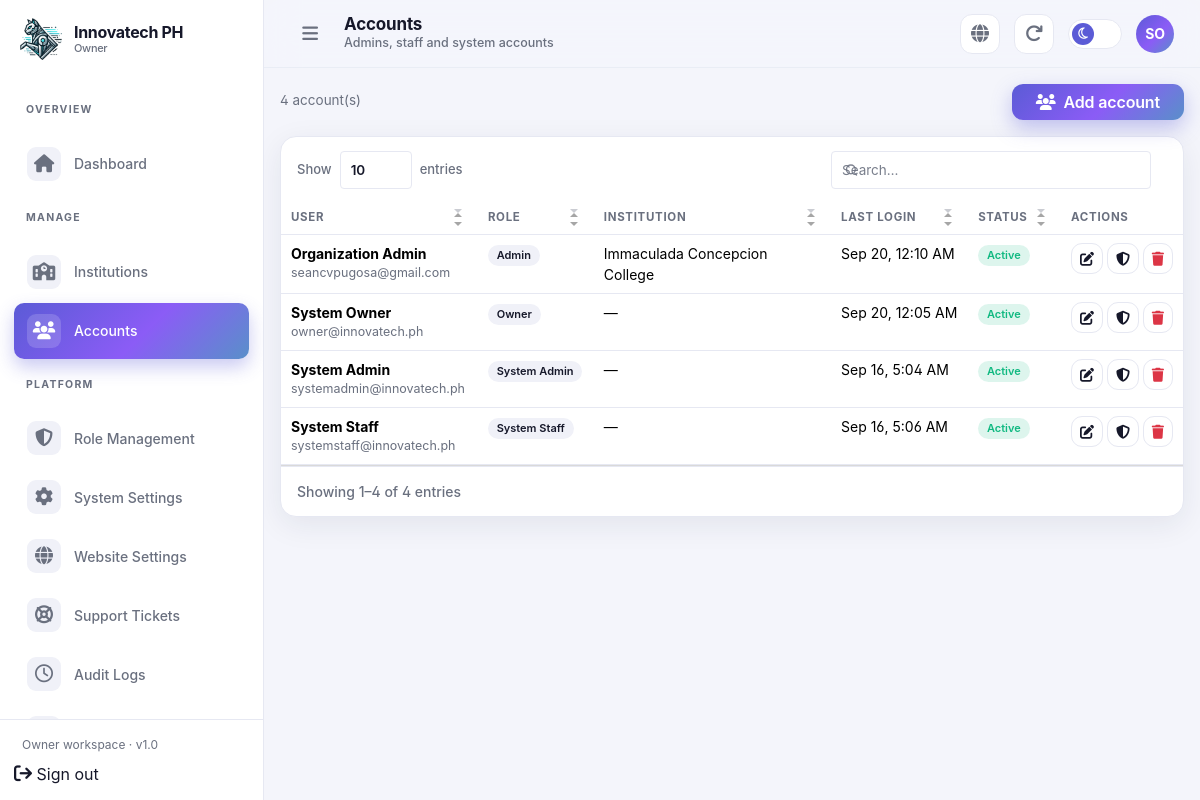
/admin/owner/accounts.php (signed in), run on the app's committed database.
### tables this page shows
CREATE TABLE `platform_settings` (
  `id` tinyint UNSIGNED NOT NULL,
  `product_name` varchar(191) NOT NULL DEFAULT 'AI-Assisted AR 360° Virtual Campus Navigation',
  `company_name` varchar(191) NOT NULL DEFAULT 'Innovatech PH',
  `logo_path` varchar(255) DEFAULT NULL,
  `hero_image_path` varchar(255) DEFAULT NULL,
  `landing_html` mediumtext,
  `contact_email` varchar(191) DEFAULT NULL,
  `smtp_host` varchar(191) DEFAULT NULL,
  `smtp_port` smallint UNSIGNED DEFAULT '587',
  `smtp_username` varchar(191) DEFAULT NULL,
  `smtp_password_enc` varchar(255) DEFAULT NULL,
  `smtp_from_name` varchar(128) DEFAULT NULL,
  `smtp_from_email` varchar(191) DEFAULT NULL,
  `institution_folder_root` varchar(255) NOT NULL DEFAULT 'storage/institutions',
  `template_pack_path` varchar(255) NOT NULL DEFAULT 'storage/templates/org_pack',
  `updated_by` int UNSIGNED DEFAULT NULL,
  `updated_at` datetime NOT NULL DEFAULT CURRENT_TIMESTAMP ON UPDATE CURRENT_TIMESTAMP
);

CREATE TABLE `users` (
  `id` int UNSIGNED NOT NULL,
  `role_id` tinyint UNSIGNED NOT NULL,
  `institution_id` int UNSIGNED DEFAULT NULL COMMENT 'NULL for owner; required for admin/staff; optional for user',
  `supervisor_user_id` int UNSIGNED DEFAULT NULL COMMENT 'staff reports to this admin',
  `email` varchar(191) NOT NULL,
  `username` varchar(64) DEFAULT NULL,
  `password_hash` varchar(255) NOT NULL,
  `first_name` varchar(80) NOT NULL,
  `last_name` varchar(80) NOT NULL,
  `phone` varchar(32) DEFAULT NULL,
  `avatar_path` varchar(255) DEFAULT NULL,
  `is_active` tinyint(1) NOT NULL DEFAULT '1',
  `email_verified_at` datetime DEFAULT NULL,
  `last_login_at` datetime DEFAULT NULL,
  `created_by` int UNSIGNED DEFAULT NULL,
  `created_at` datetime NOT NULL DEFAULT CURRENT_TIMESTAMP,
  `updated_at` datetime NOT NULL DEFAULT CURRENT_TIMESTAMP ON UPDATE CURRENT_TIMESTAMP,
  `deleted_at` datetime DEFAULT NULL
);

CREATE TABLE `roles` (
  `id` tinyint UNSIGNED NOT NULL,
  `slug` varchar(32) NOT NULL,
  `name` varchar(64) NOT NULL,
  `description` varchar(255) DEFAULT NULL
);

CREATE TABLE `institutions` (
  `id` int UNSIGNED NOT NULL,
  `slug` varchar(80) NOT NULL,
  `name` varchar(191) NOT NULL,
  `short_name` varchar(64) DEFAULT NULL,
  `institution_type` enum('school','college','university','other') NOT NULL DEFAULT 'school',
  `description` text,
  `logo_path` varchar(255) DEFAULT NULL,
  `cover_image_path` varchar(255) DEFAULT NULL,
  `address` varchar(255) DEFAULT NULL,
  `city` varchar(80) DEFAULT NULL,
  `province` varchar(80) DEFAULT NULL,
  `country` varchar(80) NOT NULL DEFAULT 'Philippines',
  `latitude` decimal(10,7) DEFAULT NULL,
  `longitude` decimal(10,7) DEFAULT NULL,
  `website_url` varchar(255) DEFAULT NULL,
  `contact_email` varchar(191) DEFAULT NULL,
  `contact_phone` varchar(32) DEFAULT NULL,
  `folder_path` varchar(255) NOT NULL COMMENT 'Generated project dir e.g. storage/institutions/immaculada',
  `landing_mode` enum('360_rotation','floor_plan') NOT NULL DEFAULT '360_rotation',
  `starting_scene_id` int UNSIGNED DEFAULT NULL,
  `starting_floor_plan_id` int UNSIGNED DEFAULT NULL,
  `require_landscape_mobile` tinyint(1) NOT NULL DEFAULT '1' COMMENT 'AR/360 landing locked landscape fullscreen on mobile',
  `is_published` tinyint(1) NOT NULL DEFAULT '0',
  `is_active` tinyint(1) NOT NULL DEFAULT '1',
  `created_by` int UNSIGNED DEFAULT NULL COMMENT 'owner user',
  `created_at` datetime NOT NULL DEFAULT CURRENT_TIMESTAMP,
  `updated_at` datetime NOT NULL DEFAULT CURRENT_TIMESTAMP ON UPDATE CURRENT_TIMESTAMP,
  `deleted_at` datetime DEFAULT NULL
);

### includes/functions.php (called while the page is built, shortened)
<?php
function db(): PDO
{
    $options = [
        PDO::ATTR_ERRMODE => PDO::ERRMODE_EXCEPTION,
        PDO::ATTR_DEFAULT_FETCH_MODE => PDO::FETCH_ASSOC,
        PDO::ATTR_EMULATE_PREPARES => false,
    ];
    $pdo = new PDO(
        'mysql:host=' . DB_HOST . ';port=' . DB_PORT . ';dbname=' . DB_NAME . ';charset=utf8mb4',
        DB_USER,
        DB_PASS,
        $options
    );
    return $pdo;
}
final class DbCrud
{
    public PDO $pdo;
    public function __construct(?PDO $pdo = null)
    {
        $this->pdo = $pdo ?? db();
    }
    private static function ident(string $name): string
    {
        return "`{$name}`";
    }
    private static function paramPrefix(): string
    {
        static $n = 0;
        return 'p' . (++$n) . '_';
    }
    private static function buildWhere(array $conditions): array
    {
        $sql = [];
        $params = [];
        foreach ($conditions as $key => $cond) {
            $col = self::ident($key);
            if (is_array($cond)) {
                $op = strtoupper((string) $cond[0] ?? '=');
                if (($op === 'IN' || $op === 'NOT IN') && is_array($cond[1] ?? null)) {
                    $values = array_values($cond[1]);
                    $marks = [];
                    foreach ($values as $i => $v) {
                        $p = self::paramPrefix() . $key . $i;
                        $marks[] = ':' . $p;
                        $params[$p] = $v;
                    }
                    $sql[] = "{$col} {$op} (" . implode(',', $marks) . ')';
                    continue;
                }
                if ($op === 'IS' || $op === 'IS NOT') {
                    $sql[] = "{$col} {$op} NULL";
                    continue;
                }
                $p = self::paramPrefix() . $key;
                $sql[] = "{$col} {$op} :{$p}";
                $params[$p] = $cond[1];
                continue;
            }
            $p = self::paramPrefix() . $key;
            $sql[] = "{$col} = :{$p}";
            $params[$p] = $cond;
        }
        return [implode(' AND ', $sql), $params];
    }
    public function select(string $table, string $columns = '*', array $conditions = [], string $options = ''): array
    {
        $columns = trim($columns);
        if ($columns === '*') {
            $sel = '*';
            $params = [];
        } else {
            $out = [];
            $params = [];
            foreach (array_map('trim', explode(',', $columns)) as $part) {
                if (preg_match('/^([a-zA-Z0-9_]+)(?:\s+AS\s+([a-zA-Z0-9_]+))?$/i', $part, $m)) {
                    $out[] = self::ident($m[1]) . (isset($m[2]) ? ' AS ' . self::ident($m[2]) : '');
                } else {
                    throw new InvalidArgumentException("Invalid columns: {$columns}");
                }
            }
            $sel = implode(', ', $out);
        }
        $sql = 'SELECT ' . $sel . ' FROM ' . self::ident($table);
        if ($conditions !== []) {
            [$where, $whereParams] = self::buildWhere($conditions);
            $sql .= ' WHERE ' . $where;
            $params += $whereParams;
        }
        if (trim($options) !== '') {
            $sql .= ' ' . trim($options);
        }
        $stmt = $this->pdo->prepare($sql);
        $stmt->execute($params);
        return $stmt->fetchAll(PDO::FETCH_ASSOC);
    }
    public function get(string $table, int|array $idOrConditions): ?array
    {
        $conditions = is_numeric($idOrConditions) ? ['id' => (int) $idOrConditions] : $idOrConditions;
        $rows = $this->select($table, '*', $conditions, 'LIMIT 1');
        return $rows[0] ?? null;
    }
    public function raw(string $sql, array $params = []): PDOStatement
    {
        $stmt = $this->pdo->prepare($sql);
        $stmt->execute($params);
        return $stmt;
    }
}
function crud(): DbCrud
{
    static $instance = null;
    return $instance ??= new DbCrud();
}
function h($value): string
{
    return htmlspecialchars((string) $value, ENT_QUOTES, 'UTF-8');
}
function url(string $path = '', bool $absolute = false): string
{
    $path = ltrim($path, '/');
    $parts = explode('?', $path, 2);
    $base = $parts[0];
    if ($base !== '' && !str_ends_with($base, '/') && !str_contains(basename($base), '.')) {
        if (is_file(ROOT_PATH . '/' . $base . '.php')) {
            $parts[0] = $base . '.php';
            $path = implode('?', $parts);
        }
    }
    return BASE_URL . '/' . $path;
}

### includes/auth.php (called while the page is built, shortened)
<?php
require_once __DIR__ . '/functions.php';
function current_user(): ?array
{
    return $_SESSION['user'] ?? null;
}
function current_role(): ?string
{
    return $_SESSION['user']['role_slug'] ?? null;
}

### admin/owner/accounts.php (the view, shortened to what this page needs)
<?php
require_once __DIR__ . '/../../includes/auth.php';
$pageTitle = 'Accounts';
$pageSub = 'Admins, staff and system accounts';
$active = 'Accounts';
$bodyClass = 'page-owner-accounts';
require_once __DIR__ . '/../layout/header.php';
$isOwner = current_role() === 'owner';
$accounts = crud()->raw(
  "SELECT u.*, r.slug AS role_slug, i.name AS inst_name, i.slug AS inst_slug
     FROM users u JOIN roles r ON r.id=u.role_id
     LEFT JOIN institutions i ON i.id=u.institution_id
     WHERE u.deleted_at IS NULL
       AND r.slug IN ('admin','staff'" . ($isOwner ? ",'system_admin','system_staff','owner'" : '') . ")
     ORDER BY u.created_at DESC"
)->fetchAll();
?>
<div class="d-flex align-items-center justify-content-between mb-3">
  <p class="mb-1 ia-meta-lg"><?= count($accounts) ?> account(s)</p>
  <button class="btn btn-grad px-4" data-bs-toggle="modal" data-bs-target="#acc-create"><i class="fas fa-users me-2"></i>Add
    account</button>
</div>
<div class="ia-card">
  <div class="table-responsive">
    <table class="table table-ia">
      <thead>
        <tr>
          <th>User</th>
          <th>Role</th>
          <th>Institution</th>
          <th>Last login</th>
          <th>Status</th>
          <th class="text-end">Actions</th>
        </tr>
      </thead>
<tbody>
  <?php foreach ($accounts as $acc): ?>
    <tr>
      <td>
        <div class="fw-bold">
          <?= h($acc['first_name'] . ' ' . $acc['last_name']) ?>
        </div>
        <div class="fs-125 text-ia-muted">
          <?= h($acc['email']) ?>
        </div>
      </td>
      <td>
        <span class="badge badge-surface">
          <?= h(ucwords(str_replace('_', ' ', $acc['role_slug']))) ?>
        </span>
      </td>
      <td class="text-ia-muted">
        <?= h($acc['inst_name'] ?? '—') ?>
      </td>
      <td class="text-ia-muted">
        <?= $acc['last_login_at']
          ? h(date('M j, g:i A', strtotime($acc['last_login_at'])))
          : 'never' ?>
      </td>
      <td>
        <span class="badge <?= (int) $acc['is_active'] === 1 ? 'badge-live' : 'badge-off' ?>">
          <?= (int) $acc['is_active'] === 1 ? 'Active' : 'Inactive' ?>
        </span>
      </td>
 <td class="text-end">
  <div class="d-inline-flex gap-1">
    <button
      type="button"
      class="btn btn-sm btn-outline-ia"
      data-bs-toggle="modal"
      data-bs-target="#acc-edit-<?= (int) $acc['id'] ?>"
      title="Edit account"
      aria-label="Edit account">
      <i class="fas fa-edit"></i>
    </button>
    <form method="post" class="d-inline">
      <button
        type="submit"
        class="btn btn-sm btn-outline-ia"
        title="<?= (int) $acc['is_active'] === 1 ? 'Deactivate account' : 'Activate account' ?>"
        aria-label="<?= (int) $acc['is_active'] === 1 ? 'Deactivate account' : 'Activate account' ?>">
        <?php if ((int) $acc['is_active'] === 1): ?>
          <i class="fas fa-shield-alt"></i>
        <?php else: ?>
          <i class="fas fa-rocket"></i>
        <?php endif; ?>
      </button>
    </form>
    <form
      method="post"
      class="d-inline"
      data-delete-form
      data-confirm="Archive <?= h($acc['email']) ?>?">
      <button
        type="submit"
        class="btn btn-sm btn-outline-ia text-danger"
        title="Archive account"
        aria-label="Archive account">
        <i class="fas fa-trash"></i>
      </button>
    </form>
  </div>
</td>
    </tr>
  <?php endforeach; ?>
</tbody>
    </table>
  </div>
</div>
<?php require __DIR__ . '/../layout/footer.php'; ?>

### admin/layout/header.php (shortened to what this page needs)
<?php
require_once __DIR__ . '/../../includes/auth.php';
require_once __DIR__ . '/nav.php';
$u = current_user();
$role = current_role() ?? 'user';
$active = $active ?? '';
$roleHome = match ($role) {
  'owner' => 'admin/owner/dashboard',
  'system_admin', 'system_staff' => 'admin/system/dashboard',
  'admin' => 'admin/institution/dashboard',
  'staff' => 'admin/staff/dashboard',
  default => 'admin/index',
};
$roleLabel = ucwords(str_replace('_', ' ', (string) $role));
$platform_settings = crud()->get('platform_settings', 1) ?? [];
$brandLogoUrl = !empty($platform_settings['logo_path']) ? url($platform_settings['logo_path']) : url('assets/logo2.webp');
?>
<!DOCTYPE html>
<html lang="en" data-bs-theme="dark">
<head>
  <link href="<?= url('assets/css/inter-font.css') ?>" rel="stylesheet">
  <link href="<?= url('assets/css/bootstrap.min.css') ?>" rel="stylesheet">
  <link href="<?= url('assets/css/simple-datatables.min.css') ?>" rel="stylesheet">
  <link rel="stylesheet" href="<?= url('assets/css/font-awesome.min.css') ?>">
  <link rel="stylesheet" href="<?= url('admin/assets/css/dashboard.css') ?>">
</head>
<body class="<?= h(trim((string) ($bodyClass ?? ''))) ?>">
  <div class="ia-shell" id="ia-shell">
    <aside class="ia-sidebar">
      <div class="brand">
        <a class="brand-logo" href="<?= url($roleHome) ?>">
          <img src="<?= h($brandLogoUrl) ?>" alt="Innovatech PH">
        </a>
        <div class="brand-name"><?= h(APP_NAME) ?><small><?= h($roleLabel) ?></small></div>
      </div>
      <nav class="nav-scroll">
        <?php foreach (role_nav($role) as $group):
          if (isset($group[0]) && is_array($group[0]) && array_is_list($group)): ?>
            <?php $label = $group[0];
            $links = array_slice($group, 1); ?>
            <p class="ia-nav-label"><?= h($label) ?></p>
            <ul class="ia-nav">
              <?php foreach ($links as [$text, $href, $icon]): ?>
                <li>
                  <a class="nav-link <?= $active === $text ? 'active' : '' ?>" href="<?= url($href) ?>">
                    <span class="ia-icon"><?= ia_icon($icon) ?></span>
                    <span><?= h($text) ?></span>
                  </a>
                </li>
              <?php endforeach; ?>
            </ul>
          <?php elseif (isset($group['title'])): ?>
            <p class="ia-nav-label"><?= h($group['title']) ?></p>
            <ul class="ia-nav">
              <?php foreach ($group['items'] as [$text, $href, $icon]): ?>
                <li>
                  <a class="nav-link <?= $active === $text ? 'active' : '' ?>" href="<?= url($href) ?>">
                    <span class="ia-icon"><?= ia_icon($icon) ?></span>
                    <span><?= h($text) ?></span>
                  </a>
                </li>
              <?php endforeach; ?>
            </ul>
          <?php endif; endforeach; ?>
      </nav>
      <div class="side-foot">
        <div class="foot-text">
          <?= h($roleLabel) ?> workspace · v1.0
        </div>
        <a class="nav-link" href="<?= url('admin/logout') ?>">
          <span class="ia-icon"><?= ia_icon('logout') ?></span>
          <span>Sign out</span>
        </a>
      </div>
    </aside>
    <header class="ia-topbar">
      <button type="button" class="ia-btn-ghost d-none d-lg-grid" id="sidebar-collapse" aria-label="Collapse sidebar">
        <?= ia_icon('menu') ?>
      </button>
      <div class="flex-grow-1">
        <h1 class="page-title"><?= h($pageTitle ?? 'Dashboard') ?></h1>
        <?php if (!empty($pageSub)): ?>
          <p class="page-sub mb-0 d-none d-sm-block"><?= h($pageSub) ?></p><?php endif; ?>
      </div>
      <a class="ia-btn-ghost" href="<?= url('/') ?>" target="_blank" title="View public landing"
        aria-label="View landing">
        <?= ia_icon('globe') ?>
      </a>
      <?php if (in_array($role, ['owner', 'system_admin'])): ?>
        <form method="post" action="<?= url('admin/owner/clear-cache.php') ?>" class="d-none d-md-block m-0">
          <button type="submit" class="ia-btn-ghost" title="Clear Cache" aria-label="Clear Cache">
            <?= ia_icon('refresh') ?: ia_icon('sun') ?>
          </button>
        </form>
      <?php endif; ?>
      <button type="button" class="theme-switch" data-theme-toggle aria-label="Toggle theme"
        title="Toggle dark / light">
        <span class="knob"><?= ia_icon('moon', 13) ?></span>
      </button>
      <div class="dropdown">
        <button class="btn p-0 border-0" data-bs-toggle="dropdown" aria-expanded="false">
          <span
            class="ia-avatar"><?= h(mb_substr(trim(($u['first_name'][0] ?? '') . ($u['last_name'][0] ?? '')), 0, 2)) ?></span>
        </button>
      </div>
    </header>
    <main class="ia-main">

### data on the page
platform_settings: logo_path (picture)
users: first_name+last_name "Organization Admin", email "seancvpugosa@gmail.com", role.slug "Admin", institution.name "Immaculada Concepcion College", last_login_at "Sep 20, 12:10 AM", is_active "Active"
users: first_name+last_name "System Owner", email "owner@innovatech.ph", role.slug "Owner", inst_name "—", last_login_at "Sep 20, 12:05 AM", is_active "Active"
users: first_name+last_name "System Admin", email "systemadmin@innovatech.ph", role.slug "System Admin", inst_name "—", last_login_at "Sep 16, 5:04 AM", is_active "Active"
users: first_name+last_name "System Staff", email "systemstaff@innovatech.ph", role.slug "System Staff", inst_name "—", last_login_at "Sep 16, 5:06 AM", is_active "Active"

### other printed values
APP_NAME "Innovatech PH"
$roleLabel "Owner"
$group['title'] "OVERVIEW"
$text "Dashboard"
$group['title'] "MANAGE"
$text "Institutions"
$text "Accounts"
$group['title'] "PLATFORM"
$text "Role Management"
$text "System Settings"
$text "Website Settings"
$text "Support Tickets"
$text "Audit Logs"
$pageTitle "Accounts"
$pageSub "Admins, staff and system accounts"
